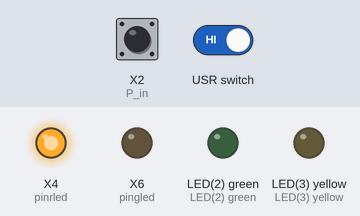
A program run on a simulated pyboard running MicroPython. Parts: output pins drawn as LEDs (lit = HIGH). The inputs (shaded band) are chosen by the test bench; at power-on: X2 (P_in) HIGH.

Above: at 1.2 s.
1.3 s: X2 (P_in) pulled LOW for 3.2 s
At 3.5 s:
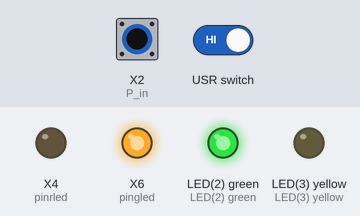
6.0 s: X2 (P_in) driven LOW and USR switch driven LOW
At 6.7 s:
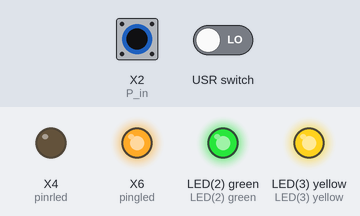
7.5 s: X2 (P_in) driven HIGH
At 7.9 s:
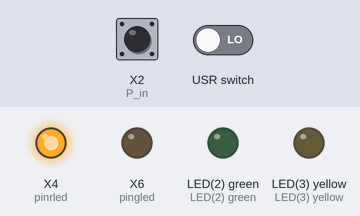
9.0 s: X2 (P_in) driven LOW
At 10.2 s:
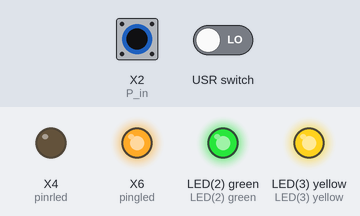
Timing chart, 0 to 11.5 s (numbered marks = the images above; inputs shaded):
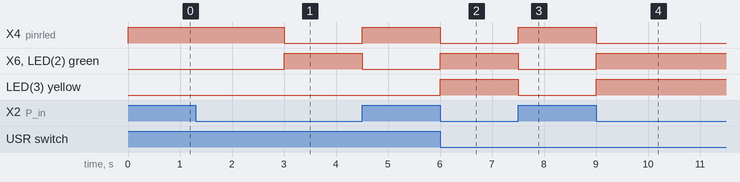

The program:

main.py
```python
# main.py -- put your code here!

import pyb
from pyb import Pin
from pyb import Switch
# from encoder import Encoder

##INITIALIZING EXTERNAL COMPONENTS
#initialize pin X2 for FB
P_in = Pin('X2', Pin.IN, Pin.PULL_UP)

#intialize output for FB lights pin
pinrled = Pin('X4', Pin.OUT_PP)
pingled = Pin('X6', Pin.OUT_PP)


## INITIALIZING BOARD COMPONENTS
#intialize timer 2 (for front button)
micros = pyb.Timer(2, prescaler=83, period=0x3fffffff)

#initialize switch 'USR'
sw = Switch()

## INTIALIZING VARIABLES
#assign variable equal to 3 seconds (required depression time for FB) at 1MHz
t_min = 3000000


while True:
    if P_in.value() == 1:
        count = micros.counter(0)
        pyb.LED(2).off()
        pyb.LED(3).off()
        pinrled.high()
        pingled.low()
    elif P_in.value() == 0:
        count = micros.counter()
        while P_in.value() == 0 and count >= t_min:
            pinrled.low()
            pyb.LED(2).on()
            pingled.high()
            if sw.value() == True:
                pyb.LED(3).on()
            else:
                pyb.LED(3).off()
    else:
        pyb.LED(2).off()
        pyb.LED(3).off()
        pinrled.high()
        pingled.low()
```

Measured:
- after the input at 1.3 s, X4 (pinrled): HIGH → LOW after 1.7 s, → HIGH 1.5 s later; X6 (pingled), LED(2) green: LOW → HIGH after 1.7 s, → LOW 1.5 s later
- after the input at 6.0 s, X4 (pinrled): HIGH → LOW at once; X6 (pingled), LED(2) green, LED(3) yellow: LOW → HIGH at once
- after the input at 7.5 s, X4 (pinrled): LOW → HIGH at once; X6 (pingled), LED(2) green, LED(3) yellow: HIGH → LOW at once
- after the input at 9.0 s, X4 (pinrled): HIGH → LOW at once; X6 (pingled), LED(2) green, LED(3) yellow: LOW → HIGH at once
